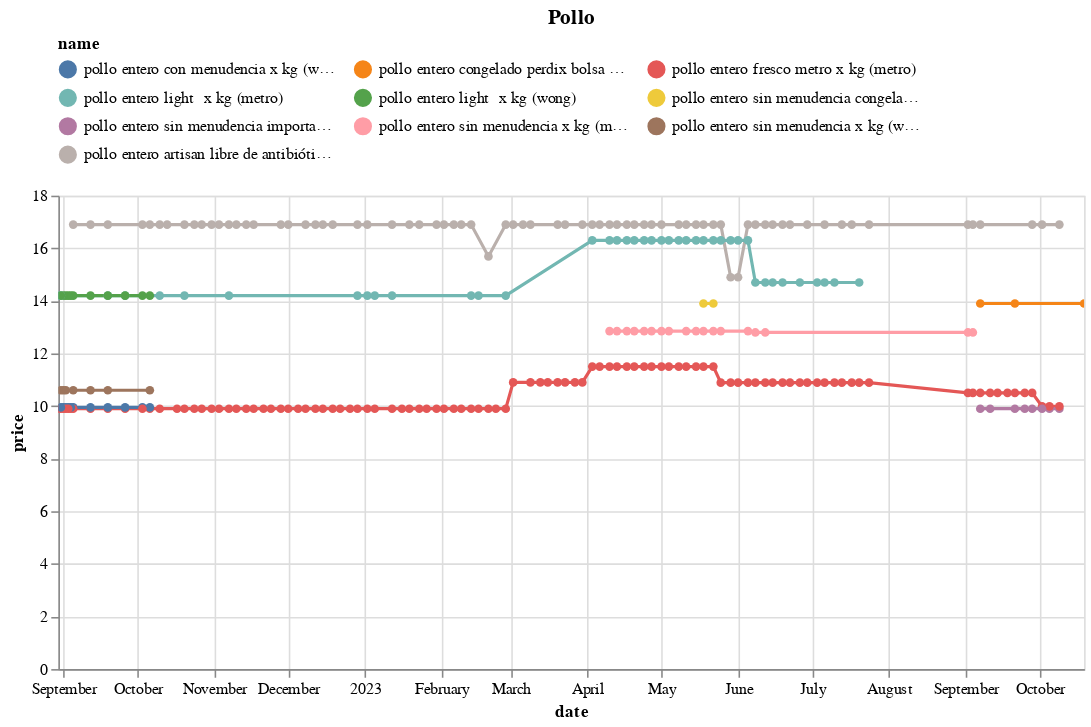

The notebook cell this image was saved under:
### Code cell
(df
 .loc[df.name.isin(names)]
 .pipe(alt.Chart)
 .mark_line(point=True)
 .encode(x='date', y='price', color='name', tooltip=['name','price'])
 .properties(width=650, title='Pollo')
 .interactive()
 .configure_legend(orient='top', columns=3)
)

### Figure 1 — Vega-Lite specification as saved in the notebook (floating-point values rounded to 4 significant figures; data arrays with more than 128 entries replaced by an {"elided": "..."} marker saying what was removed)
{"config": {"view": {"continuousWidth": 300, "continuousHeight": 300}, "legend": {"columns": 3, "orient": "top"}}, "data": {"name": "data-5b9e3efbe7e4b3fc2eb7bb780e751c35"}, "mark": {"type": "line", "point": true}, "encoding": {"color": {"field": "name", "type": "nominal"}, "tooltip": [{"field": "name", "type": "nominal"}, {"field": "price", "type": "quantitative"}], "x": {"field": "date", "type": "temporal"}, "y": {"field": "price", "type": "quantitative"}}, "params": [{"name": "param_13", "select": {"type": "interval", "encodings": ["x", "y"]}, "bind": "scales"}], "title": "Pollo", "width": 650, "$schema": "https://vega.github.io/schema/vega-lite/v5.15.1.json", "datasets": {"data-5b9e3efbe7e4b3fc2eb7bb780e751c35": {"elided": "279 records"}}}
